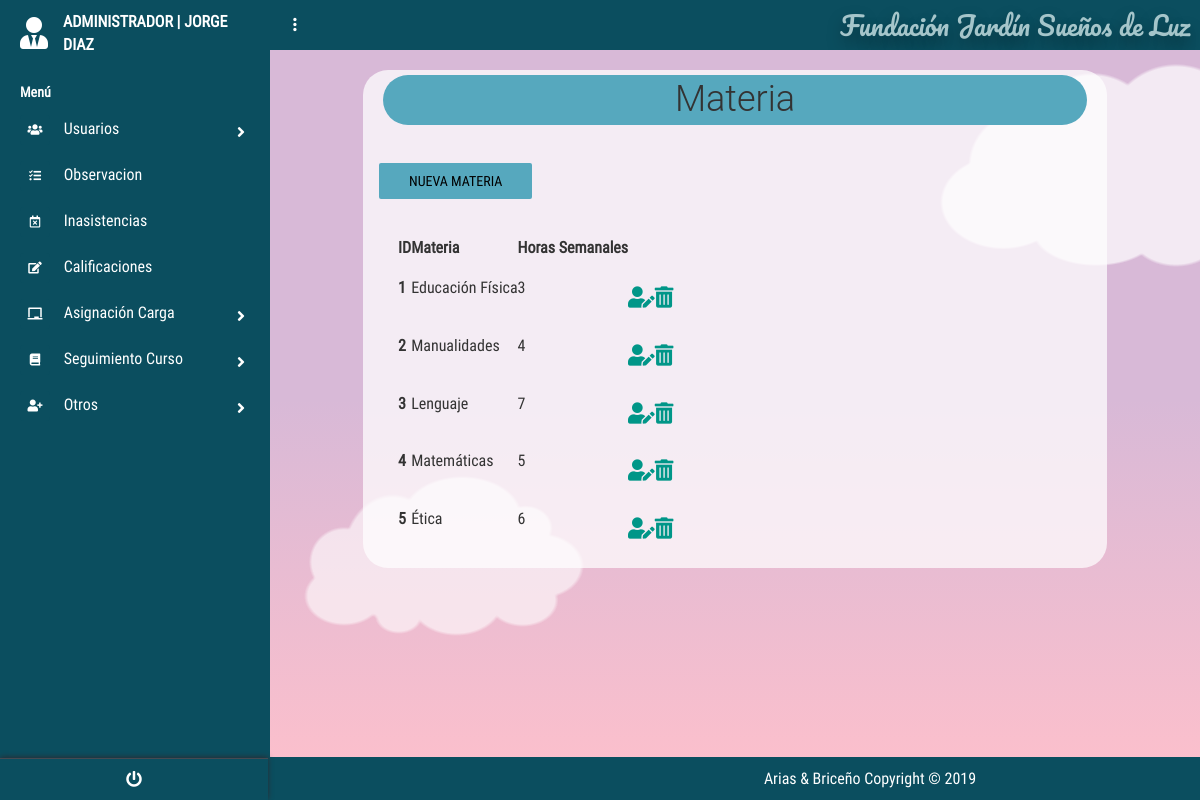
Page /?c=Materia&a=Index (signed in) on the committed database.
### tables this page shows
create table MATERIA
(
id_Materia INT PRIMARY KEY auto_increment ,
nombre_Materia VARCHAR (50) not null,
horasSemanales_Materia INT not null
);

### controllers/Materiacontroller.php (called while the page is built, shortened)
<?php
require_once "./models/MateriaModel.php";
class MateriaController{
    public function __CONSTRUCT(){
        $this->mode = new MateriaModel();
    }
    public function Index(){
        include_once './views/Materia/MateriaCon.php';
    }
}

### models/Conexion.php (called while the page is built)
<?php
class Conexion{
    public static function conectar(){
        $PDO = new PDO("mysql:host=localhost;dbname=dbfundacion;charset=utf8","root","");
        $PDO->setAttribute(PDO::ATTR_ERRMODE,PDO::ERRMODE_EXCEPTION);
        return $PDO;
    }
}
?>

### models/MateriaModel.php (called while the page is built, shortened)
<?php
class MateriaModel{
    public $CNX;
    public function __construct(){
        try {
            $this->CNX= Conexion::conectar();
        } catch (Exception $e) {
            die($e->getMessage());
        }
    }
    public function listar_Materia(){
        try {
            $query= "SELECT * from Materia" ;
            $stm = $this->CNX->prepare($query);
            $stm->execute();
            return $stm->fetchAll(PDO::FETCH_OBJ);
        } catch (Exception $e){
            die($e ->getMessage());
        }
    }
}

### views/Materia/MateriaCon.php (the view, shortened to what this page needs)
<!DOCTYPE html>
<html lang="es">
<head>
    <link rel='stylesheet' href='https://cdnjs.cloudflare.com/ajax/libs/twitter-bootstrap/4.1.1/css/bootstrap.css'>
    <link rel='stylesheet' href='https://use.fontawesome.com/releases/v5.0.13/css/all.css'>
    <link rel="stylesheet" href="<?php echo SERVERURL; ?>assets/css/main.css">
    <link rel="stylesheet" href="<?php echo SERVERURL; ?>assets/css/style.css">
    <link rel="stylesheet" href="<?php echo SERVERURL; ?>assets/css/menu_Lateral.css">
    <link rel="stylesheet" href="<?php echo SERVERURL; ?>assets/css/main.css">
    <link href="https://unpkg.com/bootstrap-table@1.18.0/dist/bootstrap-table.min.css" rel="stylesheet">
</head>
<body>
    <?php include "./views/modules/navlateral.php" ?>
    <section class="full-box dashboard-contentPage">
        <?php include "./views/modules/navbar.php" ?>
        <div class="container">
            <div class="titles">
                <h1 class="tituloa ">Materia</h1>
                <div class="form-group" id="botones">
                    <a href="?c=Materia&a=nuevo" class="boton btn btn-info botones">Nueva Materia</a>
                </div>
            </div>
            <div class="tablas">
            <table id="table" data-toggle="table" data-height="auto" data-search="true" data-show-refresh="false"
                data-show-columns="true" data-buttons-toolbar=".buttons-toolbar">
                <thead>
                    <tr>
                        <th data-field="ID">ID</th>
                        <th data-field="materia">Materia</th>
                        <th data-field="horasSemanales">Horas Semanales </th>
                        <th data-field="editar"></th>
                        <th data-field="eliminar"></th>
                    </tr>
                </thead>
                <tbody>
                    <?php foreach ($this->mode->listar_Materia() as $k ) : ?>
                    <tr>
                        <th data-field="ID" scope="row"><?php echo $k->id_Materia; ?></th>
                        <td data-field="materia"><?php echo $k->nombre_Materia; ?></td>
                        <td data-field="horasSemanales"><?php echo $k->horasSemanales_Materia; ?></td>
                        <th data-field="editar">
                            <div class="form-group" id="botones">
                                <a href="?c=Materia&a=nuevo&id_Materia=<?php echo $k->id_Materia;?>"  class="fas fa-user-edit fa-lg " ></a>
                            </div>
                        </th>
                        <th data-field="eliminar">
                        <div class="form-group" id="botones">
                                <a onclick="javascript:return confirm('¿Desea eliminar el registro?');
                                " href="?c=Materia&a=g_eliminar_Materia&id_Materia=<?php echo $k->id_Materia;?>"
                                 class="fas fa-trash-alt fa-lg"></a>
                            </div>
                        </th>
                    </tr>
                    <?php endforeach; ?>
                </tbody>
            </table>
</div>
        </div>
        <?php include "./views/modules/fondo_Form.php" ?>
    </section>
</body>
</html>

### assets/css/main.css (style rules this page uses)
body, html { background-color: #0b4e5f; width: 100%; height: 100%; margin: 0; padding: 0; position: relative; font-size: 16px; font-family: 'RobotoCondensed'; overflow: hidden; }
.full-box { margin: 0; padding: 0; width: 100%; box-sizing: border-box; }
.container { background-color: rgba(255, 255, 255, 0.726); margin-top:20px; border-radius:25px; width:80%; }
.tablas,h1 { margin:20px }
h1 { text-align: center; padding: 5px; margin: 5px; }
form .btn, .botones { background-color: #56a8be; border-color: #56a8be; }
.tituloa { background-color: #56a8be; border-color: #56a8be; border-radius: 1em; }
.dashboard-sideBar, .dashboard-contentPage { position: absolute; top: 0; height: 100%; transition: all .3s ease-in-out; }
.dashboard-contentPage { right: 0; z-index: 1; padding-left: 270px; }
.btn:not(.btn-raised).btn-info, .input-group-btn .btn:not(.btn-raised).btn-info { color: #000000; }

### assets/css/menu_Lateral.css (style rules this page uses)
body { font-size: 0.9rem; }

### views/modules/fondo_Form.php (style rules this page uses)
html { box-sizing: border-box; }
*, *:before, *:after { box-sizing: inherit; }
body { margin: 0; background: linear-gradient(#d8b9d7 50%, #ffc0cb); min-height: 100vh; display: flex; justify-content: center; align-items: center; overflow: hidden; position: relative; }

### rows in the picture
materia: id_Materia "1", nombre_Materia "Educación Física", horasSemanales_Materia "3"
materia: id_Materia "2", nombre_Materia "Manualidades", horasSemanales_Materia "4"
materia: id_Materia "3", nombre_Materia "Lenguaje", horasSemanales_Materia "7"
materia: id_Materia "4", nombre_Materia "Matemáticas", horasSemanales_Materia "5"
materia: id_Materia "5", nombre_Materia "Ética", horasSemanales_Materia "6"

### other values in the picture
$nombre "JORGE DIAZ"
NOMBREPROYECTO "Fundación Jardín Sueños de Luz"
